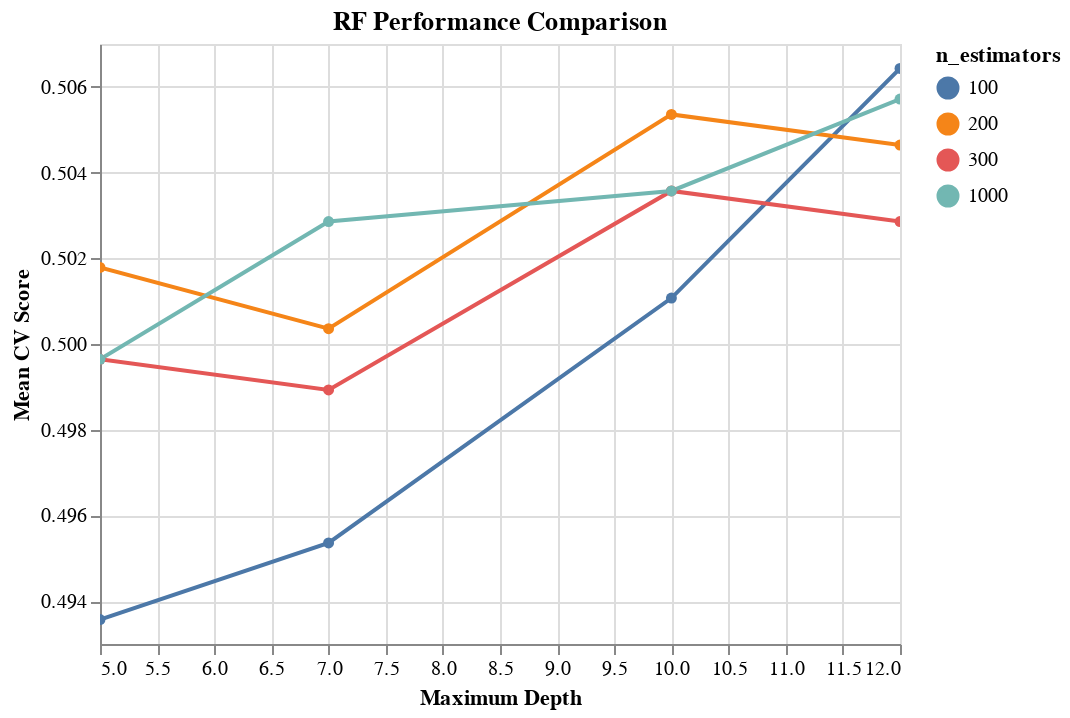

Source (notebook cell):
### Code cell
results_RF = pd.DataFrame(gs_RF.cv_results_['params'])
results_RF['test_score'] = gs_RF.cv_results_['mean_test_score']
results_RF.columns

alt.Chart(results_RF, 
          title='RF Performance Comparison'
         ).mark_line(point=True).encode(
    alt.X('max_depth', title='Maximum Depth'),
    alt.Y('test_score', title='Mean CV Score', scale=alt.Scale(zero=False)),
    color='n_estimators:N' # N is for nominal
).interactive()

### Figure 1 — Vega-Lite specification as saved in the notebook (floating-point values rounded to 4 significant figures)
{"config": {"view": {"continuousWidth": 400, "continuousHeight": 300}}, "data": {"name": "data-c6ccf275857aa4ee30f99cae5dca8e89"}, "mark": {"type": "line", "point": true}, "encoding": {"color": {"type": "nominal", "field": "n_estimators"}, "x": {"type": "quantitative", "field": "max_depth", "title": "Maximum Depth"}, "y": {"type": "quantitative", "field": "test_score", "scale": {"zero": false}, "title": "Mean CV Score"}}, "selection": {"selector003": {"type": "interval", "bind": "scales", "encodings": ["x", "y"]}}, "title": "RF Performance Comparison", "$schema": "https://vega.github.io/schema/vega-lite/v4.8.1.json", "datasets": {"data-c6ccf275857aa4ee30f99cae5dca8e89": [{"max_depth": 5, "n_estimators": 100, "test_score": 0.4936}, {"max_depth": 5, "n_estimators": 200, "test_score": 0.5018}, {"max_depth": 5, "n_estimators": 300, "test_score": 0.4996}, {"max_depth": 5, "n_estimators": 1000, "test_score": 0.4996}, {"max_depth": 7, "n_estimators": 100, "test_score": 0.4954}, {"max_depth": 7, "n_estimators": 200, "test_score": 0.5004}, {"max_depth": 7, "n_estimators": 300, "test_score": 0.4989}, {"max_depth": 7, "n_estimators": 1000, "test_score": 0.5029}, {"max_depth": 10, "n_estimators": 100, "test_score": 0.5011}, {"max_depth": 10, "n_estimators": 200, "test_score": 0.5054}, {"max_depth": 10, "n_estimators": 300, "test_score": 0.5036}, {"max_depth": 10, "n_estimators": 1000, "test_score": 0.5036}, {"max_depth": 12, "n_estimators": 100, "test_score": 0.5064}, {"max_depth": 12, "n_estimators": 200, "test_score": 0.5046}, {"max_depth": 12, "n_estimators": 300, "test_score": 0.5029}, {"max_depth": 12, "n_estimators": 1000, "test_score": 0.5057}]}}
